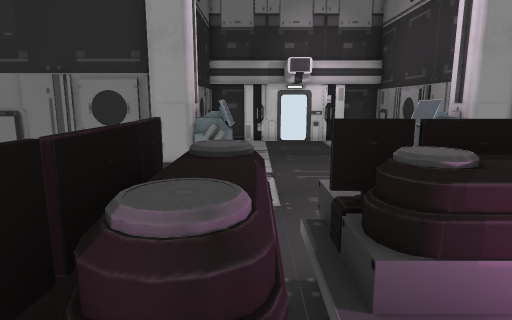
[1] (above)

15 first-person views from a walk through a 3-D level made in the Unity game engine. The camera is 1.3 m above the floor, tilts 10° down and sees 75° across. The floor is counted in squares, 1 m on a side. Each view is taken from the middle of a square. On the plan, view 1 faces up. The plan holds only what a view shows up to about 14 squares ahead; the rest is blank. Door leaves are left out, so doorways stand open.

[2]
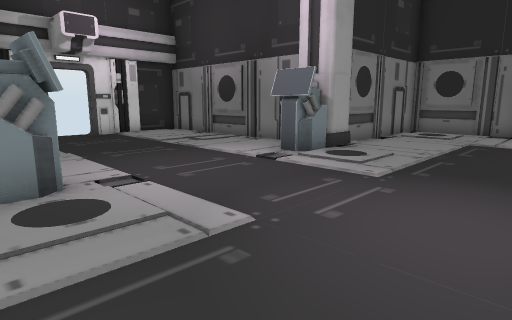

[3]
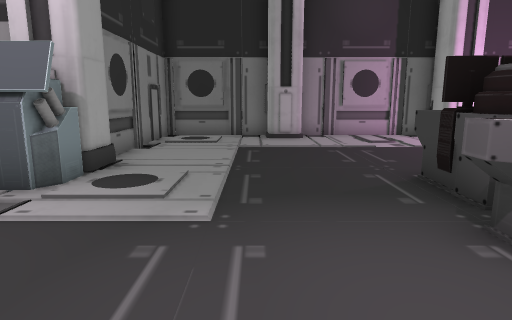

[4]
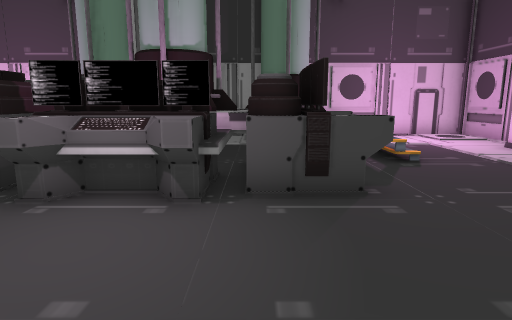

[5]
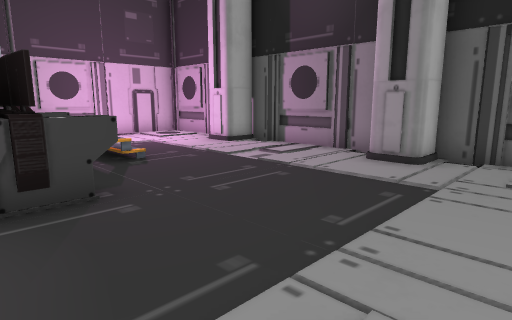

[6]
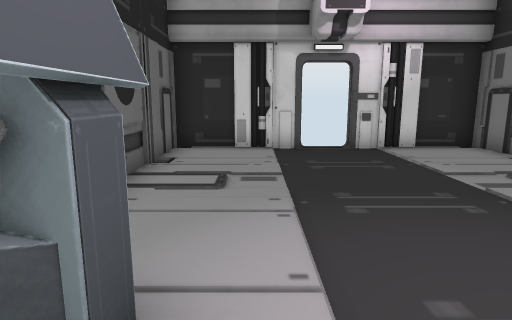

[7]
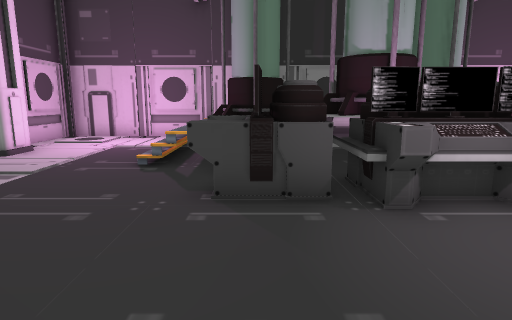

[8]
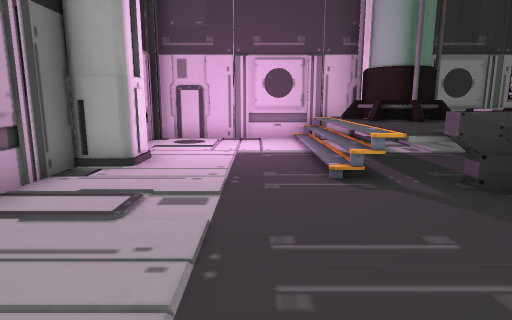

[9]
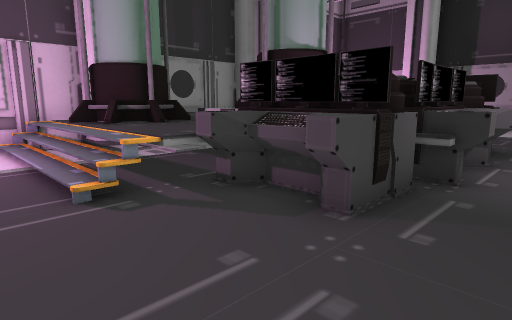

[10]
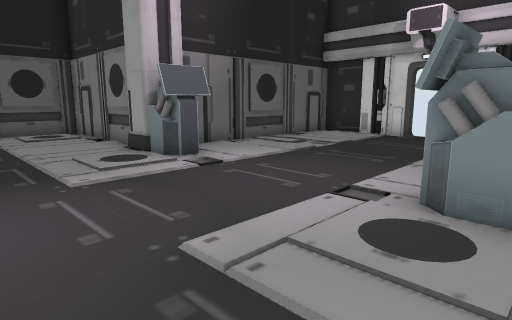

[11]
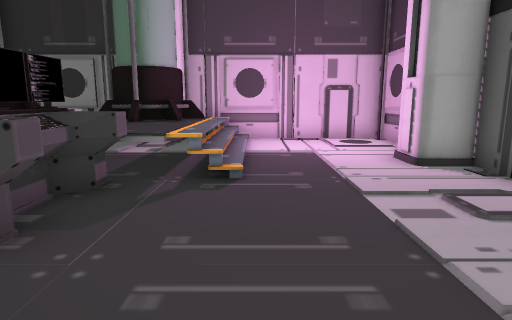

[12]
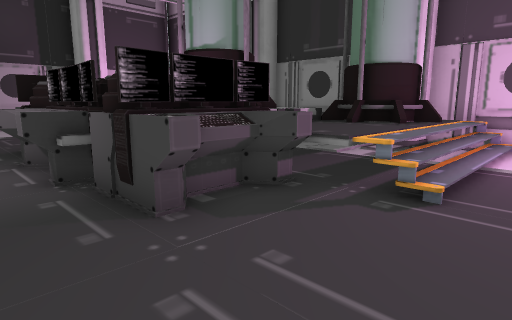

[13]
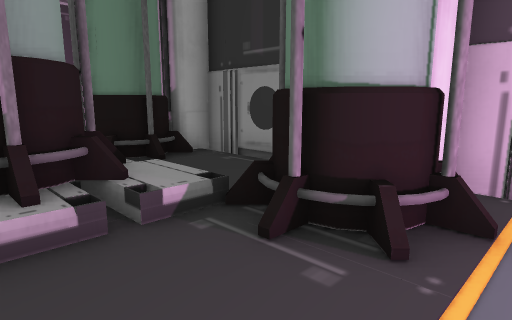

[14]
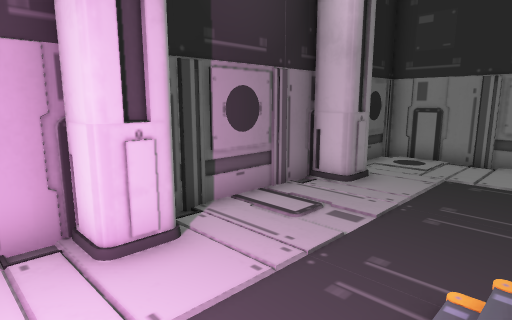

[15]
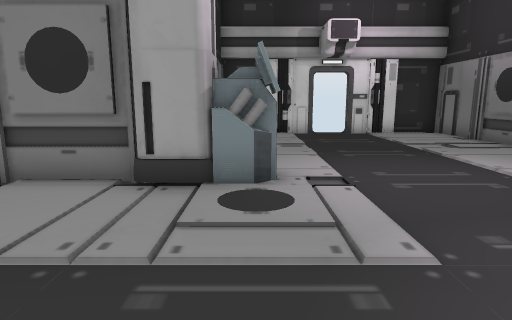

### Floor plan
Key: @ floor where view 1 was taken; # wall or solid block; x gap in a wall; . main floor; : floor 0.75 m higher than the main floor; / step, stairs or slope; D open door; = window, fence, low wall or low ledge; ^ raised ledge; v drop or lower ground; C column; T thing the floor can be seen under or through.
Columns run from 8 left of view 1 to 13 right of it. Each row starts with its distance up from view 1.
 18       ###xDx###
 17       #.......#
 16       #.......#
 15       #.......#
 14       #.......#
 13       #.......#
 12       #.......#
 11       #.......#
 10        #.....#CC
  9 ######C#.....# ######
  8 #................... #
  7 #................... #
  6 #....................#
  5   ..................
  4 #........=.=.........#
  3 #.....^^x######......#
  2 #......#v==###.......#
  1 #.....=#v###===......#
  0 #..../::@### ::/....C#
 -1   .../:::###/::/....
 -2 #..../:: =# //:/....
 -3 #...//#TT:: ###//... #
 -4 #..../# T:::###/....##
 -5 #..../CC  :::C:/....#
 -6 ###### ##############

Positions as (right, up) in squares from view 1, and headings:
1: (0, 0), facing up
2: (-2, 4), facing up-right
3: (0, 6), facing right
4: (0, 8), facing down
5: (0, 8), facing down-left
6: (0, 8), facing up
7: (5, 8), facing down
8: (9, 6), facing down
9: (9, 5), facing down-left
10: (6, 5), facing up-left
11: (-4, 6), facing down
12: (-5, 5), facing down-right
13: (-3, 0), facing down-right
14: (-3, -3), facing up-left
15: (-1, 4), facing up
